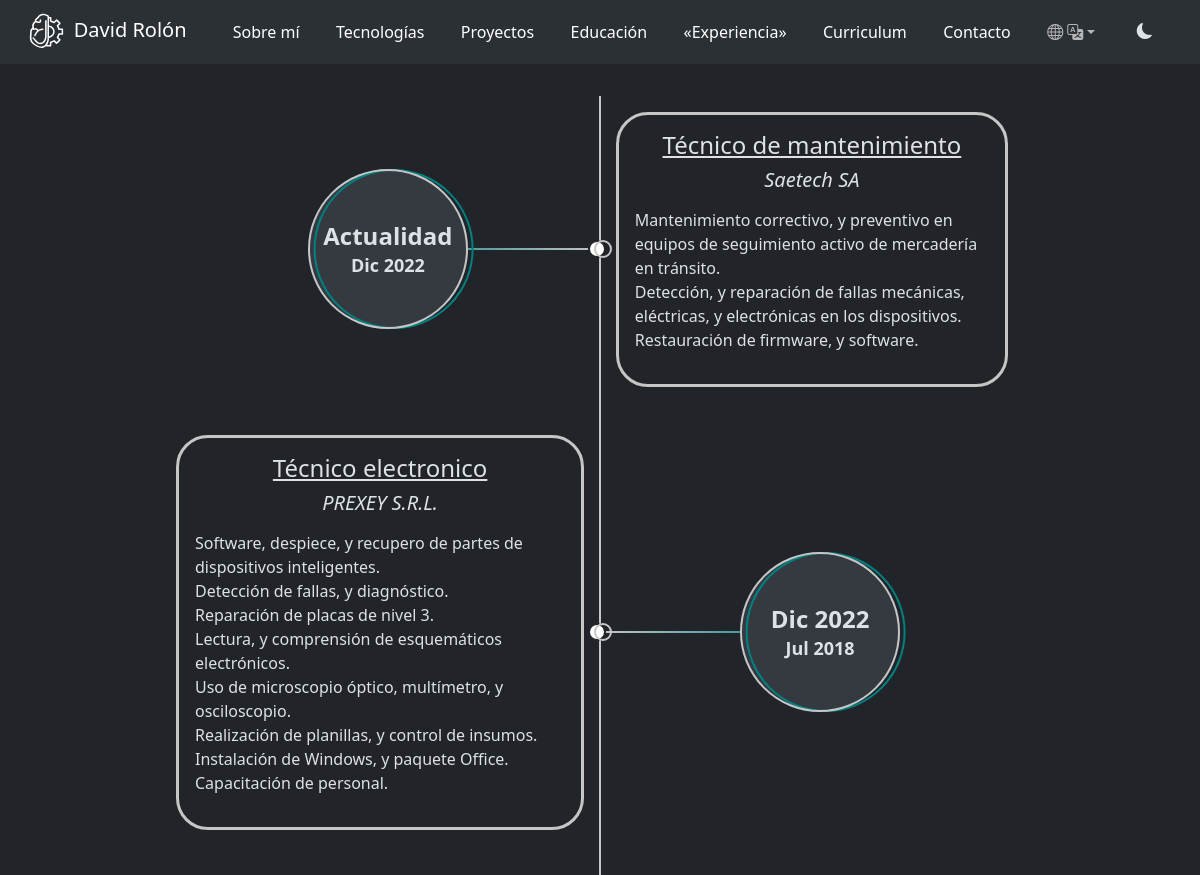
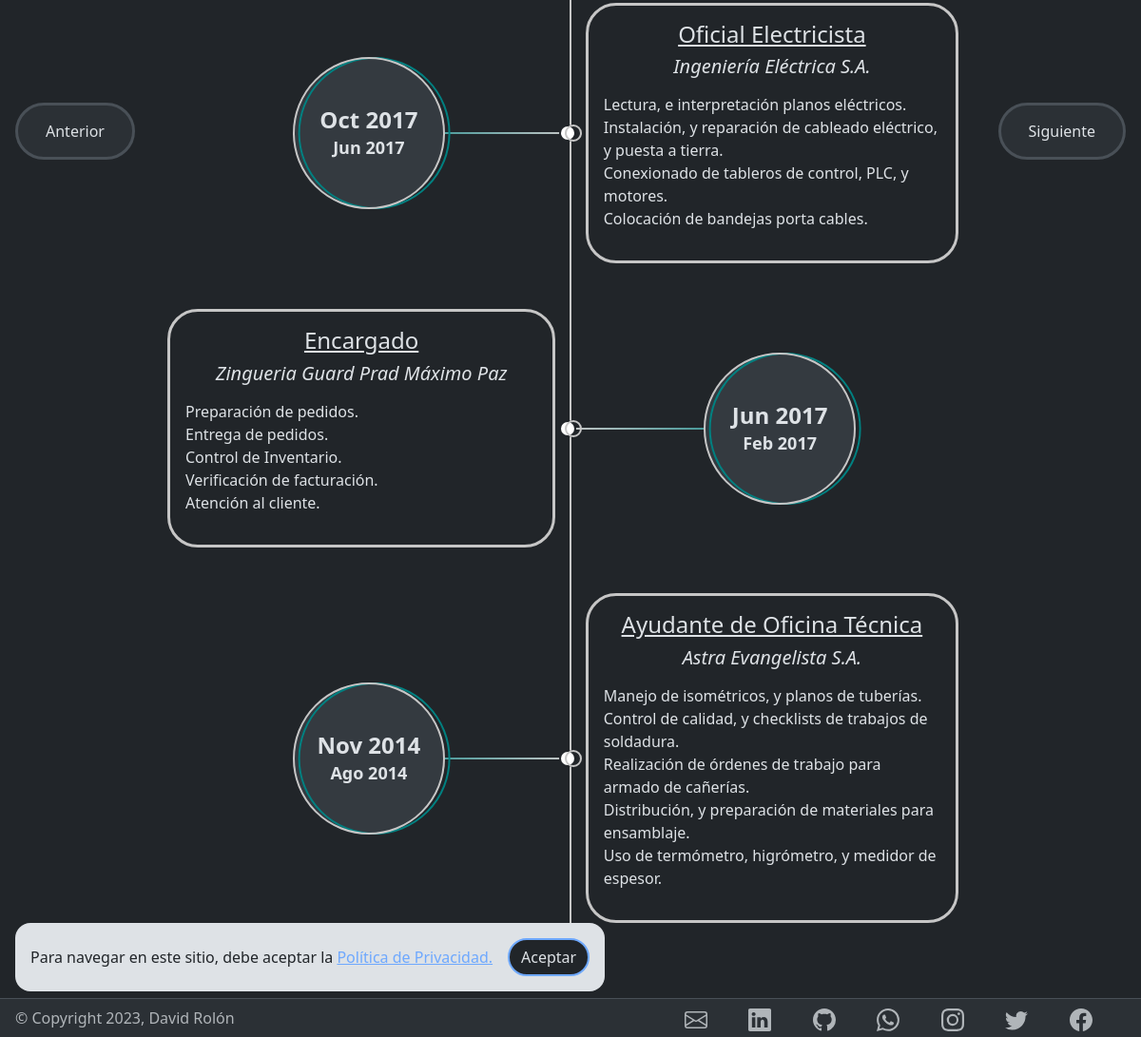
Screenshot of /experience with the database file from the repository (2 pictures, top to bottom).
### my_portfolio/models.py (models this page shows, shortened)
class Experience(models.Model):
    job = models.CharField(max_length=64)
    company = models.CharField(max_length=64)
    date_start_month = models.PositiveSmallIntegerField(validators=[MaxValueValidator(12)])
    date_start_year = models.PositiveSmallIntegerField(validators=[MaxValueValidator(9999)])
    date_end_month = models.PositiveSmallIntegerField(validators=[MaxValueValidator(12)])
    date_end_year = models.PositiveSmallIntegerField(validators=[MaxValueValidator(9999)])
    description = models.TextField(max_length=512)
    class Meta:
        verbose_name_plural = "Experiencies"

### my_portfolio/views.py (the view)
# urls.py: path('experience', views.experience, name="experience"),
def experience(request, template_name='my_portfolio/experience.html'):
    experiences = all_row_model_to_dict(models.Experience, "-date_end_year", "-date_end_month", "-date_start_year", "-date_start_month")
    page_flow = obtain_url_buttons_from_template(models.Pages, template_name)
    context = {"experiences": experiences,
               "page_flow": page_flow,
               "pages_list": pages_list}
    return render(request, template_name, context=context)

### my_portfolio/auxiliar.py (called while the page is built)
def model_to_dict(model):
    new_dict = model.__dict__
    new_dict.pop("id")
    new_dict.pop("_state")
    return new_dict

def all_row_model_to_dict(model_class, *order_by):
    if order_by:
        return [model_to_dict(model) for model in model_class.objects.all().order_by(*order_by)]
    return [model_to_dict(model) for model in model_class.objects.all()]

def obtain_url_buttons_from_template(model, template_name):
    url = re.search(r'[^/]+(?=\.html$)', template_name).group()
    buttons = model.objects.filter(url=url).values().first()
    buttons.pop("id")
    return buttons

### my_portfolio/templatetags/filter_number_to_month.py (called while the page is built)
@register.filter(name='short_month_name')
def short_month_name(number):
    return dict_number_to_month.get(number)[:3]

@register.filter(name='equal_current_year')
def current_year(year):
    return year == today.year

@register.filter(name='greater_current_year')
def greater_year(year):
    return year > today.year

@register.filter(name='greater_current_month')
def greater_month(month):
    return month > today.month

### templates/my_portfolio/experience.html
{% extends "./fragments/base.html" %}
{% load static %}
{% load filter_number_to_month %}
{% block main %}
<section class="experiences experiences-timeline">
    {% for item in experiences %}
    <div class="experience">
      <div class="icon"></div>
      <div class="date-content">
        <div class="date-outer">
          <span class="date">
            <span class="end">
              {% if item.date_end_year|equal_current_year and item.date_end_month|greater_current_month or item.date_end_year|greater_current_year %}
                Actualidad
              {% else %}
                {{ item.date_end_month|short_month_name }} {{ item.date_end_year }}
              {% endif %}
            </span>
            <span class="start">{{ item.date_start_month|short_month_name }} {{ item.date_start_year }}</span>
          </span>
        </div>
      </div>
      <div class="timeline-content">
        <h5 class="title">{{item.job}}</h5>
        <h5 class="subtitle">{{item.company}}</h5>
        <p class="description">{{item.description|linebreaks}}</p>
      </div>
    </div>
    {% endfor %}
</section>
{% endblock %}

### static/css/variables.css (style rules this page uses)
:root { --shadow-next-button-hover: teal; --nav-height: 4rem; --footer-height: 2.5rem; --body-height: calc(100vh - var(--nav-height) - var(--footer-height)); --footer-height-sm: 4rem; --botton-lg-height: 3.75rem; --body-height-lg: calc(100vh - var(--nav-height) - var(--botton-lg-height)); --body-height-sm: calc(100vh - var(--nav-height) - var(--footer-height-sm) - var(--botton-lg-height)); --timeline-badge-text-dark: #2B3035; --timeline-badge-bg-dark: #fff; --timeline-badge-text-light: #fff; --timeline-badge-bg-light: #6d8faf; --card-hover: #ab98ab; --cookie-bottom: calc(var(--footer-height) + 0.5rem); --timeline-dark: #fff; --timeline-point-dark: #fff; --timeline-date-dark: #fff; --timeline-card-bg-dark: #9b9b9b; --timeline-title-dark: #212529; --timeline-subtitle-dark: #212529; --timeline-badge-text-dark: #fff; --timeline-badge-bg-dark: #2B3035; --timeline-light: #212529; --timeline-point-light: #212529; --timeline-date-light: #212529; --timeline-card-bg-light: #9b9b9b; --timeline-title-light: #212529; --timeline-subtitle-light: #212529; --timeline-badge-text-light: #212529; --timeline-badge-bg-light: #fff; --card-tecnology-border-light: rgb(33, 37, 41); --education-card-hover: #918991; --experiencias-border: #c6c6c6; --contact-border: #c6c6c6; }

### static/css/body.css (style rules this page uses)
body { padding-top: var(--nav-height); }
@media (min-width: 576px) { body { padding-bottom: var(--footer-height); } }

### rows the page displays
Experience: shows "Actualidad", date_start_month|short_month_name "Dic", date_start_year "2022", job "Técnico de mantenimiento", company "Saetech SA", description "Mantenimiento correctivo, y preventivo en equipos de seguimiento activo de mercadería en tránsito. Detección, y reparación de fallas mecánicas, eléctricas, y electrónicas en los dispositivos. Restauración de firmware, y software."
Experience: date_end_month|short_month_name "Dic", date_end_year "2022", date_start_month|short_month_name "Jul", date_start_year "2018", job "Técnico electronico", company "PREXEY S.R.L.", description "Software, despiece, y recupero de partes de dispositivos inteligentes. Detección de fallas, y diagnóstico. Reparación de placas de nivel 3. Lectura, y comprensión de esquemáticos electrónicos. Uso de microscopio óptico, multímetro, y osciloscopio. Realización de planillas, y control de insumos. Instalación de Windows, y paquete Office. Capacitación de personal."
Experience: date_end_month|short_month_name "Oct", date_end_year "2017", date_start_month|short_month_name "Jun", date_start_year "2017", job "Oficial Electricista", company "Ingeniería Eléctrica S.A.", description "Lectura, e interpretación planos eléctricos. Instalación, y reparación de cableado eléctrico, y puesta a tierra. Conexionado de tableros de control, PLC, y motores. Colocación de bandejas porta cables."
Experience: date_end_month|short_month_name "Jun", date_end_year "2017", date_start_month|short_month_name "Feb", date_start_year "2017", job "Encargado", company "Zingueria Guard Prad Máximo Paz", description "Preparación de pedidos. Entrega de pedidos. Control de Inventario. Verificación de facturación. Atención al cliente."
Experience: date_end_month|short_month_name "Nov", date_end_year "2014", date_start_month|short_month_name "Ago", date_start_year "2014", job "Ayudante de Oficina Técnica", company "Astra Evangelista S.A.", description "Manejo de isométricos, y planos de tuberías. Control de calidad, y checklists de trabajos de soldadura. Realización de órdenes de trabajo para armado de cañerías. Distribución, y preparación de materiales para ensamblaje. Uso de termómetro, higrómetro, y medidor de espesor."

### other values shown
{{ item.name }} "Sobre mí" "Tecnologías" "Proyectos" "Educación" "Experiencia" "Curriculum" "Contacto"
